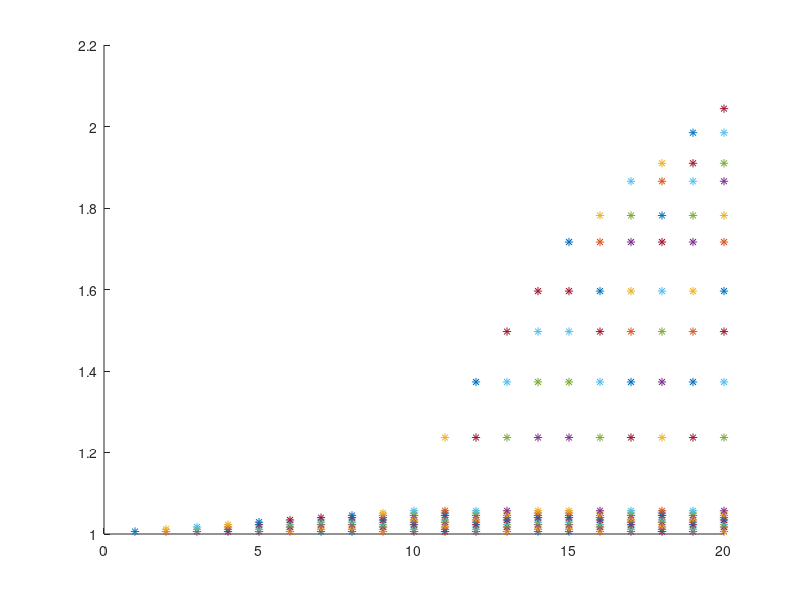

Reproduce this figure in MATLAB.
  %rough delay
clc;clear all; 
Eo=.576;      % Ethernet Overhead in micro sec
R=.304;       % Length of report message in micro sec
Gt=5;         % Guard time in micro sec
D=12; % packet length in micro sec
N=16; % no of ONUs

T_cycle = 2000;%in micro sec
W_max = (T_cycle-N*Gt)/N; % maximum bandwidth of each ONU

%W_th1=W_max/2; % maximum bandwidth of thread1
    for i=1:20 %for initializing random packets
    sum=0;
    for j=1:500
    Delay_sum=0;
    n=0;
  % Wextra=0;
  % Wextra_T=0;
    Wavg=0;
    for k=1:16 % for 16 ONUs
    r(k)=randi([0 i],1,1); % random data packets (between 0-10)
    r2(k)= 0.1*r(k); %intra pon data packet, assuming 10% of intra pon data 
    r1(k)=r(k)-r2(k); %inter pon data packet
    
    W_R=12.576*r1(k)+R; % Requested window size (E0 + pkt length)
    
    if W_R<=W_max 
        Delay=W_R+T_cycle/2; 
    else
        Delay=W_max+T_cycle/2+T_cycle;
    end
       Delay_sum=Delay_sum+Delay; 
   end
   avg=Delay_sum/(16);
   sum=sum+avg;
    end
    a(i)=sum/(j*1000); 
    disp(a);
    hold on;
    plot(i,a,'*');
   
end

    

   
       
       